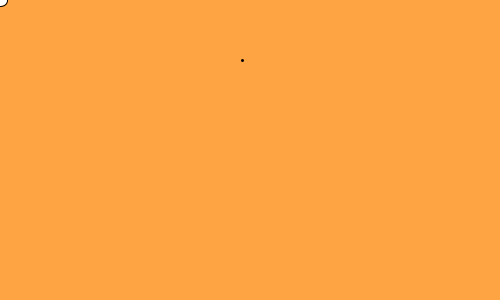
Frame 1 (no input)
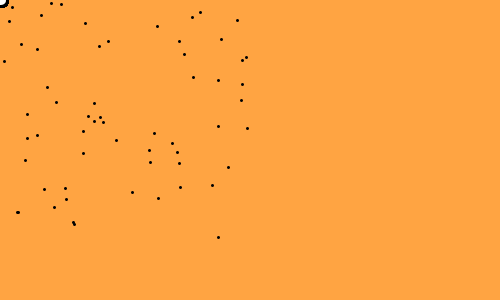
Frame 60 (the mouse pressed at the canvas centre just before this capture)
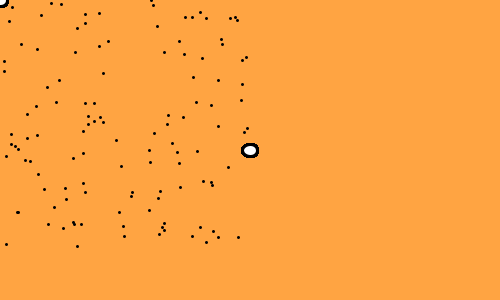
Frame 120 (the mouse held since frame 60 and released just before this capture)

The Processing sketch that drew these frames (run headless with seeded random() and noise(); from frame 60 on, the mouse is pressed at the canvas centre):

// Processing sketch: processing_62521
// ── processing_62521.pde



void setup ()
{
  size(500,300 );
  background( (255), random(255), random(255));
  smooth();
  frameRate(30);

}


void  draw  ()
{
  ellipse (mouseX, mouseY, 15, 12);
  strokeWeight(3);
  point (100, 100, 500);
  point(random(255), random(255));
  
}
